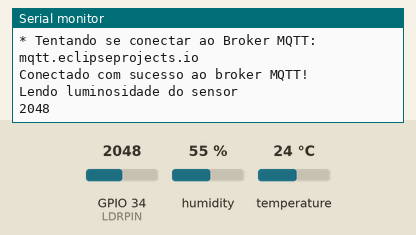
Simulated run of this sketch. Board: ESP32. Shown: the last lines printed to the serial monitor. The test bench sets the inputs (shaded band); at power-on: GPIO 34 (LDRPIN) = 2048, humidity 55 %, temperature 24 °C. WiFi joins after 1.5 s; servers stay silent unless stated; no MQTT or app messages arrive unless stated.

Above: at 2.7 s.
2.8 s: GPIO 34 (LDRPIN) set to 2866
At 12.3 s:
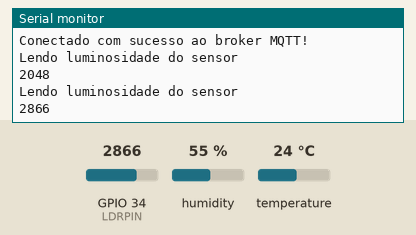
12.8 s: GPIO 34 (LDRPIN) set to 3603
At 22.6 s:
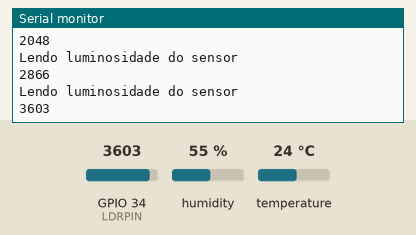

The sketch:

cli-mlk-001-pub.ino
```cpp
/*
 *  Projeto: Envio de temperatura e umidade para um broker mqtt no ESP32
 *  Bibliotecas usadas:
 *    Biblioteca MQTT (PubSubClient)
 *    https://github.com/knolleary/pubsubclient
 *    Biblioteca do sensor de temperatura e umidade DHT
 *    https://github.com/adafruit/DHT-sensor-library
 *    Biblioteca Adafruit Unified Sensor Library
 *    https://github.com/adafruit/Adafruit_Sensor
 *
 */
#include <DHT.h>
#include <WiFi.h>
#include <PubSubClient.h>

/* Definicoes do sensor DHT */
#define DHTPIN 23     //GPIO que está ligado o pino de dados do sensor

/* Definições sensor LDR */
#define LDRPIN 34

//#define DHTTYPE DHT11
#define DHTTYPE DHT22   //sensor em utilização: DHT22
//#define DHTTYPE DHT21

/* Defines do MQTT */
#define TOPICO_PUBLISH_TEMPERATURA   "cli-mlk-001-pub/temperature"
#define TOPICO_PUBLISH_UMIDADE       "cli-mlk-001-pub/humidity"
#define TOPICO_PUBLISH_LUMINOSIDADE  "cli-mlk-001-pub/luminosity"

#define ID_MQTT  "cli-mlk-001-pub"  //id cliente mqtt (para identificação de sessão)
                                    //IMPORTANTE: este deve ser único no broker (ou seja,
                                    //            se um client MQTT tentar entrar com o mesmo
                                    //            id de outro já conectado ao broker, o broker
                                    //            irá fechar a conexão de um deles).

/* Variaveis, constantes e objetos globais */
DHT dht(DHTPIN, DHTTYPE);

const char* SSID = "FernandaRodrigo_2G"; // SSID / nome da rede WI-FI que deseja se conectar
const char* PASSWORD = "Ferodrigo2015"; // Senha da rede WI-FI que deseja se conectar

const char* BROKER_MQTT = "mqtt.eclipseprojects.io"; //URL do broker MQTT que se deseja utilizar
int BROKER_PORT = 1883; // Porta do Broker MQTT

//Variáveis e objetos globais
WiFiClient espClient; // Cria o objeto espClient
PubSubClient MQTT(espClient); // Instancia o Cliente MQTT passando o objeto espClient

/* Prototypes */
float faz_leitura_temperatura(void);
float faz_leitura_umidade(void);
int faz_leitura_luminosidade(void);
void initWiFi(void);
void initMQTT(void);
void reconnectMQTT(void);
void reconnectWiFi(void);
void VerificaConexoesWiFIEMQTT(void);

/*
 * Implementações
 */

/* Função: faz a leitura de temperatura (sensor DHT)
 * Parametros: nenhum
 * Retorno: temperatura (graus Celsius)
 */
float faz_leitura_temperatura(void)
{
    float t = dht.readTemperature();
    float result;

    if (! (isnan(t)) )
        result = t;
    else
        result = -99.99;

    return result;
}

/* Função: faz a leitura de umidade relativa do ar (sensor DHT)
 * Parametros: nenhum
 * Retorno: umidade (0 - 100%)
 */
float faz_leitura_umidade(void)
{
    float h = dht.readHumidity();
    float result;

    if (! (isnan(h)) )
        result = h;
    else
        result = -99.99;

    return result;
}

/* Função: faz a leitura da luminosidade (sensor LDR)
 * Parametros: nenhum
 * Retorno: umidade (0 - 100%)
 */
int faz_leitura_luminosidade(void)
{
    int h = analogRead(LDRPIN);

    Serial.println("Lendo luminosidade do sensor");
    Serial.println(h);

    float result;

    if (! (isnan(h)) )
        result = h;
    else
        result = 0;

    return result;
}

/* Função: inicializa e conecta-se na rede WI-FI desejada
*  Parâmetros: nenhum
*  Retorno: nenhum
*/
void initWiFi(void)
{
    delay(10);
    Serial.println("------Conexao WI-FI------");
    Serial.print("Conectando-se na rede: ");
    Serial.println(SSID);
    Serial.println("Aguarde");

    reconnectWiFi();
}

/* Função: inicializa parâmetros de conexão MQTT(endereço do
 *         broker, porta e seta função de callback)
 * Parâmetros: nenhum
 * Retorno: nenhum
 */
void initMQTT(void)
{
    MQTT.setServer(BROKER_MQTT, BROKER_PORT);   //informa qual broker e porta deve ser conectado
}

/* Função: reconecta-se ao broker MQTT (caso ainda não esteja conectado ou em caso de a conexão cair)
 *         em caso de sucesso na conexão ou reconexão, o subscribe dos tópicos é refeito.
 * Parâmetros: nenhum
 * Retorno: nenhum
 */
void reconnectMQTT(void)
{
    while (!MQTT.connected())
    {
        Serial.println();
        Serial.print("* Tentando se conectar ao Broker MQTT: ");
        Serial.println(BROKER_MQTT);
        if (MQTT.connect(ID_MQTT))
        {
            Serial.println("Conectado com sucesso ao broker MQTT!");
        }
        else
        {
            Serial.println("Falha ao reconectar no broker.");
            Serial.println("Havera nova tentativa de conexao em 2s");
            delay(2000);
        }
    }
}

/* Função: verifica o estado das conexões WiFI e ao broker MQTT.
 *         Em caso de desconexão (qualquer uma das duas), a conexão
 *         é refeita.
 * Parâmetros: nenhum
 * Retorno: nenhum
 */
void VerificaConexoesWiFIEMQTT(void)
{
    if (!MQTT.connected())
        reconnectMQTT(); //se não há conexão com o Broker, a conexão é refeita

     reconnectWiFi(); //se não há conexão com o WiFI, a conexão é refeita
}

/* Função: reconecta-se ao WiFi
 * Parâmetros: nenhum
 * Retorno: nenhum
 */
void reconnectWiFi(void)
{
    //se já está conectado a rede WI-FI, nada é feito.
    //Caso contrário, são efetuadas tentativas de conexão
    if (WiFi.status() == WL_CONNECTED)
        return;

    WiFi.begin(SSID, PASSWORD); // Conecta na rede WI-FI

    while (WiFi.status() != WL_CONNECTED)
    {
        delay(100);
        Serial.print(".");
    }

    Serial.println();
    Serial.print("Conectado com sucesso na rede ");
    Serial.print(SSID);
    Serial.print(" - IP obtido: ");
    Serial.print(WiFi.localIP());
}

/* Função de setup */
void setup()
{
    Serial.begin(115200);

    /* Inicializacao do sensor de temperatura */
    dht.begin();

    /* Inicializa a conexao wi-fi */
    initWiFi();

    /* Inicializa a conexao ao broker MQTT */
    initMQTT();
}

/* Loop principal */
void loop()
{
    char temperatura_str[10]   = {0};
    char umidade_str[10]       = {0};
    char luminosidade_str[10]  = {0};

    /* garante funcionamento das conexões WiFi e ao broker MQTT */
    VerificaConexoesWiFIEMQTT();

    /* Compoe as strings a serem enviadas pro dashboard (campos texto) */
    sprintf(temperatura_str,"%.2f", faz_leitura_temperatura());
    sprintf(umidade_str,"%.2f", faz_leitura_umidade());
    sprintf(luminosidade_str,"%", faz_leitura_luminosidade());

    /*  Envia as strings ao dashboard MQTT */
    MQTT.publish(TOPICO_PUBLISH_TEMPERATURA, temperatura_str);
    MQTT.publish(TOPICO_PUBLISH_UMIDADE, umidade_str);
    MQTT.publish(TOPICO_PUBLISH_LUMINOSIDADE, luminosidade_str);

    /* keep-alive da comunicação com broker MQTT */
    MQTT.loop();

    /* Refaz o ciclo após 10 segundos */
    delay(10000);
}
```

Measured:
- after the input at 2.8 s, the serial monitor: prints a new line after 8.8 s (image 1)
- after the input at 12.8 s, the serial monitor: prints a new line after 8.8 s (image 2)
